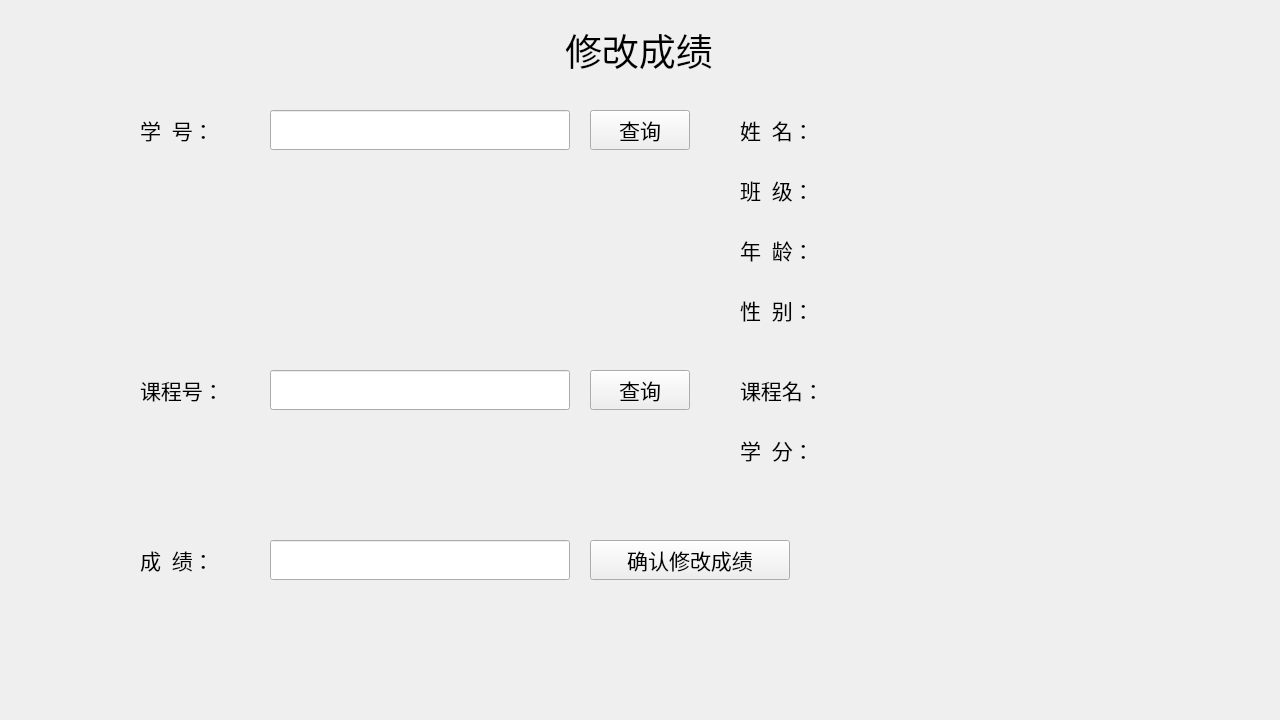
<?xml version="1.0" encoding="UTF-8"?>
<ui version="4.0">
 <class>Window_score_modify</class>
 <widget class="QWidget" name="Window_score_modify">
  <property name="geometry">
   <rect>
    <x>0</x>
    <y>0</y>
    <width>1280</width>
    <height>720</height>
   </rect>
  </property>
  <property name="minimumSize">
   <size>
    <width>1280</width>
    <height>720</height>
   </size>
  </property>
  <property name="maximumSize">
   <size>
    <width>1280</width>
    <height>720</height>
   </size>
  </property>
  <property name="windowTitle">
   <string>Form</string>
  </property>
  <widget class="QLabel" name="label_title9">
   <property name="geometry">
    <rect>
     <x>740</x>
     <y>430</y>
     <width>100</width>
     <height>40</height>
    </rect>
   </property>
   <property name="font">
    <font>
     <family>黑体</family>
     <pointsize>16</pointsize>
    </font>
   </property>
   <property name="text">
    <string>学  分：</string>
   </property>
  </widget>
  <widget class="QLabel" name="label_stuname">
   <property name="geometry">
    <rect>
     <x>870</x>
     <y>110</y>
     <width>301</width>
     <height>40</height>
    </rect>
   </property>
   <property name="font">
    <font>
     <family>黑体</family>
     <pointsize>16</pointsize>
    </font>
   </property>
   <property name="text">
    <string/>
   </property>
  </widget>
  <widget class="QLabel" name="label_title10">
   <property name="geometry">
    <rect>
     <x>740</x>
     <y>170</y>
     <width>100</width>
     <height>40</height>
    </rect>
   </property>
   <property name="font">
    <font>
     <family>黑体</family>
     <pointsize>16</pointsize>
    </font>
   </property>
   <property name="text">
    <string>班  级：</string>
   </property>
  </widget>
  <widget class="QLabel" name="label_title7">
   <property name="geometry">
    <rect>
     <x>140</x>
     <y>540</y>
     <width>100</width>
     <height>40</height>
    </rect>
   </property>
   <property name="font">
    <font>
     <family>黑体</family>
     <pointsize>16</pointsize>
    </font>
   </property>
   <property name="text">
    <string>成  绩：</string>
   </property>
  </widget>
  <widget class="QPushButton" name="pushButton_add">
   <property name="geometry">
    <rect>
     <x>590</x>
     <y>540</y>
     <width>200</width>
     <height>40</height>
    </rect>
   </property>
   <property name="font">
    <font>
     <family>黑体</family>
     <pointsize>16</pointsize>
    </font>
   </property>
   <property name="text">
    <string>确认修改成绩</string>
   </property>
  </widget>
  <widget class="QLineEdit" name="lineEdit_course">
   <property name="geometry">
    <rect>
     <x>270</x>
     <y>110</y>
     <width>300</width>
     <height>40</height>
    </rect>
   </property>
   <property name="font">
    <font>
     <family>黑体</family>
     <pointsize>16</pointsize>
    </font>
   </property>
  </widget>
  <widget class="QLabel" name="label_coursename">
   <property name="geometry">
    <rect>
     <x>870</x>
     <y>370</y>
     <width>301</width>
     <height>40</height>
    </rect>
   </property>
   <property name="font">
    <font>
     <family>黑体</family>
     <pointsize>16</pointsize>
    </font>
   </property>
   <property name="text">
    <string/>
   </property>
  </widget>
  <widget class="QLineEdit" name="lineEdit_score">
   <property name="geometry">
    <rect>
     <x>270</x>
     <y>540</y>
     <width>300</width>
     <height>40</height>
    </rect>
   </property>
   <property name="font">
    <font>
     <family>黑体</family>
     <pointsize>16</pointsize>
    </font>
   </property>
  </widget>
  <widget class="QLabel" name="label_stuage">
   <property name="geometry">
    <rect>
     <x>870</x>
     <y>230</y>
     <width>301</width>
     <height>40</height>
    </rect>
   </property>
   <property name="font">
    <font>
     <family>黑体</family>
     <pointsize>16</pointsize>
    </font>
   </property>
   <property name="text">
    <string/>
   </property>
  </widget>
  <widget class="QPushButton" name="pushButton_stuno_inquiry">
   <property name="geometry">
    <rect>
     <x>590</x>
     <y>110</y>
     <width>100</width>
     <height>40</height>
    </rect>
   </property>
   <property name="font">
    <font>
     <family>黑体</family>
     <pointsize>16</pointsize>
    </font>
   </property>
   <property name="text">
    <string>查询</string>
   </property>
  </widget>
  <widget class="QLabel" name="label_title1">
   <property name="geometry">
    <rect>
     <x>565</x>
     <y>20</y>
     <width>200</width>
     <height>60</height>
    </rect>
   </property>
   <property name="maximumSize">
    <size>
     <width>16777214</width>
     <height>16777215</height>
    </size>
   </property>
   <property name="font">
    <font>
     <family>黑体</family>
     <pointsize>28</pointsize>
    </font>
   </property>
   <property name="text">
    <string>修改成绩</string>
   </property>
  </widget>
  <widget class="QLabel" name="label_title3">
   <property name="geometry">
    <rect>
     <x>140</x>
     <y>370</y>
     <width>100</width>
     <height>40</height>
    </rect>
   </property>
   <property name="font">
    <font>
     <family>黑体</family>
     <pointsize>16</pointsize>
    </font>
   </property>
   <property name="text">
    <string>课程号：</string>
   </property>
  </widget>
  <widget class="QLabel" name="label_title8">
   <property name="geometry">
    <rect>
     <x>740</x>
     <y>230</y>
     <width>100</width>
     <height>40</height>
    </rect>
   </property>
   <property name="font">
    <font>
     <family>黑体</family>
     <pointsize>16</pointsize>
    </font>
   </property>
   <property name="text">
    <string>年  龄：</string>
   </property>
  </widget>
  <widget class="QLineEdit" name="lineEdit_cno">
   <property name="geometry">
    <rect>
     <x>270</x>
     <y>370</y>
     <width>300</width>
     <height>40</height>
    </rect>
   </property>
   <property name="font">
    <font>
     <family>黑体</family>
     <pointsize>16</pointsize>
    </font>
   </property>
  </widget>
  <widget class="QLabel" name="label_title6">
   <property name="geometry">
    <rect>
     <x>740</x>
     <y>290</y>
     <width>100</width>
     <height>40</height>
    </rect>
   </property>
   <property name="font">
    <font>
     <family>黑体</family>
     <pointsize>16</pointsize>
    </font>
   </property>
   <property name="text">
    <string>性  别：</string>
   </property>
  </widget>
  <widget class="QLabel" name="label_stuclass">
   <property name="geometry">
    <rect>
     <x>870</x>
     <y>170</y>
     <width>301</width>
     <height>40</height>
    </rect>
   </property>
   <property name="font">
    <font>
     <family>黑体</family>
     <pointsize>16</pointsize>
    </font>
   </property>
   <property name="text">
    <string/>
   </property>
  </widget>
  <widget class="QLabel" name="label_credit">
   <property name="geometry">
    <rect>
     <x>870</x>
     <y>430</y>
     <width>301</width>
     <height>40</height>
    </rect>
   </property>
   <property name="font">
    <font>
     <family>黑体</family>
     <pointsize>16</pointsize>
    </font>
   </property>
   <property name="text">
    <string/>
   </property>
  </widget>
  <widget class="QLabel" name="label_course_tip">
   <property name="geometry">
    <rect>
     <x>150</x>
     <y>430</y>
     <width>521</width>
     <height>41</height>
    </rect>
   </property>
   <property name="font">
    <font>
     <family>黑体</family>
     <pointsize>16</pointsize>
    </font>
   </property>
   <property name="text">
    <string/>
   </property>
  </widget>
  <widget class="QPushButton" name="pushButton_course_inquiry">
   <property name="geometry">
    <rect>
     <x>590</x>
     <y>370</y>
     <width>100</width>
     <height>40</height>
    </rect>
   </property>
   <property name="font">
    <font>
     <family>黑体</family>
     <pointsize>16</pointsize>
    </font>
   </property>
   <property name="text">
    <string>查询</string>
   </property>
  </widget>
  <widget class="QLabel" name="label_title2">
   <property name="geometry">
    <rect>
     <x>140</x>
     <y>110</y>
     <width>100</width>
     <height>40</height>
    </rect>
   </property>
   <property name="font">
    <font>
     <family>黑体</family>
     <pointsize>16</pointsize>
    </font>
   </property>
   <property name="text">
    <string>学  号：</string>
   </property>
  </widget>
  <widget class="QLabel" name="label_stusex">
   <property name="geometry">
    <rect>
     <x>870</x>
     <y>290</y>
     <width>301</width>
     <height>40</height>
    </rect>
   </property>
   <property name="font">
    <font>
     <family>黑体</family>
     <pointsize>16</pointsize>
    </font>
   </property>
   <property name="text">
    <string/>
   </property>
  </widget>
  <widget class="QLabel" name="label_title5">
   <property name="geometry">
    <rect>
     <x>740</x>
     <y>370</y>
     <width>100</width>
     <height>40</height>
    </rect>
   </property>
   <property name="font">
    <font>
     <family>黑体</family>
     <pointsize>16</pointsize>
    </font>
   </property>
   <property name="text">
    <string>课程名：</string>
   </property>
  </widget>
  <widget class="QLabel" name="label_stuno_tip">
   <property name="geometry">
    <rect>
     <x>160</x>
     <y>170</y>
     <width>521</width>
     <height>41</height>
    </rect>
   </property>
   <property name="font">
    <font>
     <family>黑体</family>
     <pointsize>16</pointsize>
    </font>
   </property>
   <property name="text">
    <string/>
   </property>
  </widget>
  <widget class="QLabel" name="label_title4">
   <property name="geometry">
    <rect>
     <x>740</x>
     <y>110</y>
     <width>100</width>
     <height>40</height>
    </rect>
   </property>
   <property name="font">
    <font>
     <family>黑体</family>
     <pointsize>16</pointsize>
    </font>
   </property>
   <property name="text">
    <string>姓  名：</string>
   </property>
  </widget>
 </widget>
 <resources/>
 <connections/>
</ui>
